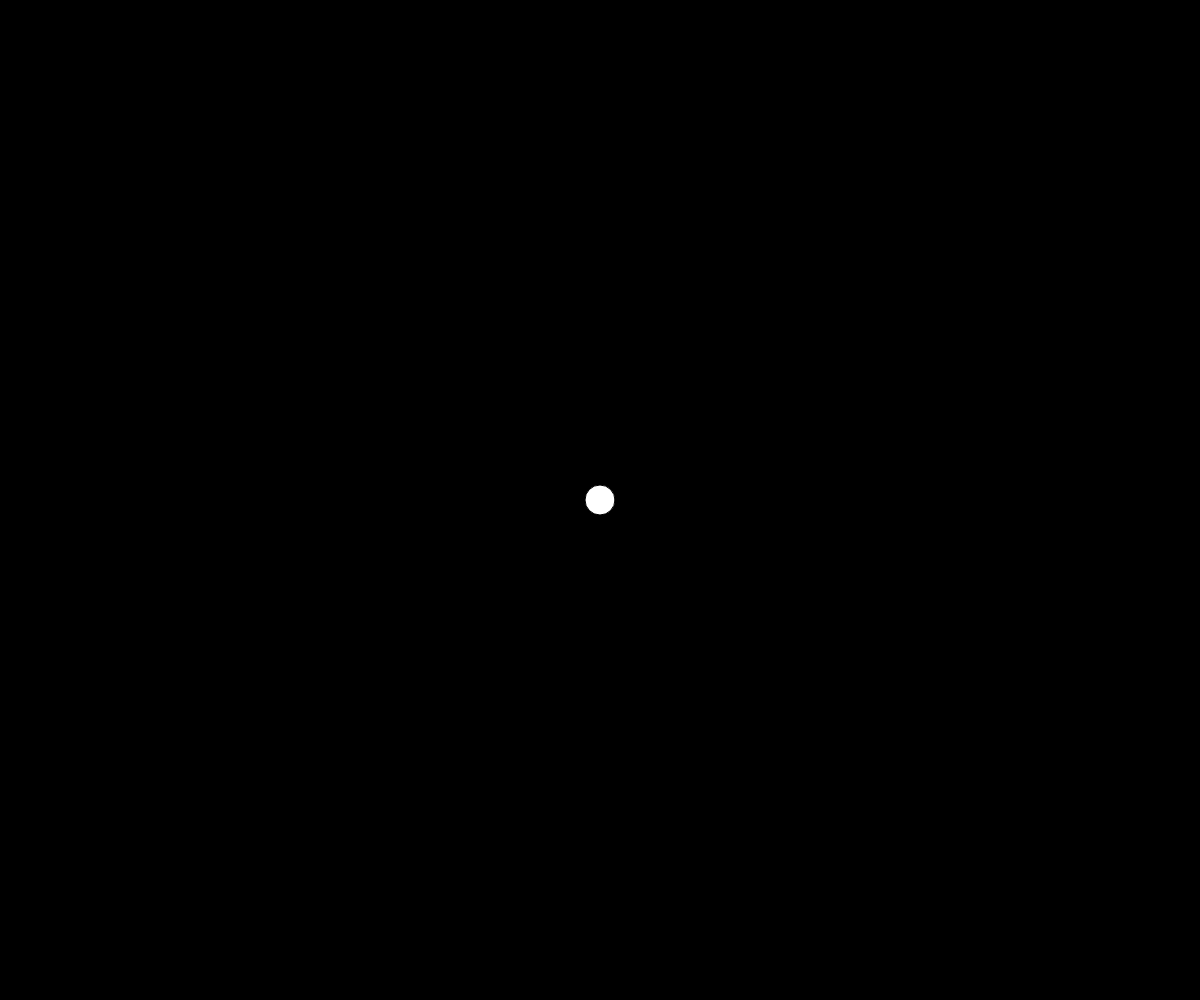
Frame 1 (no input)
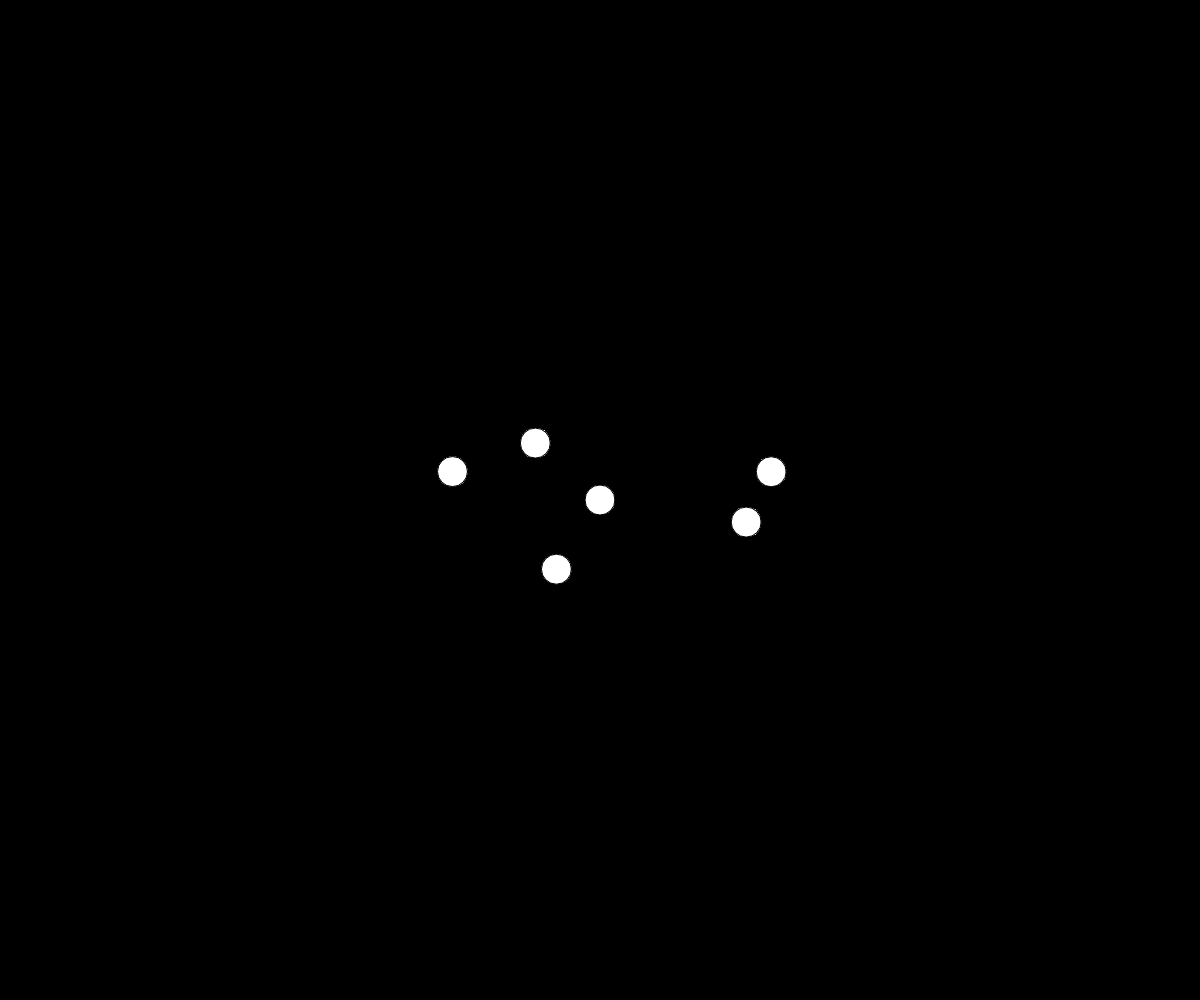
Frame 60 (no input)
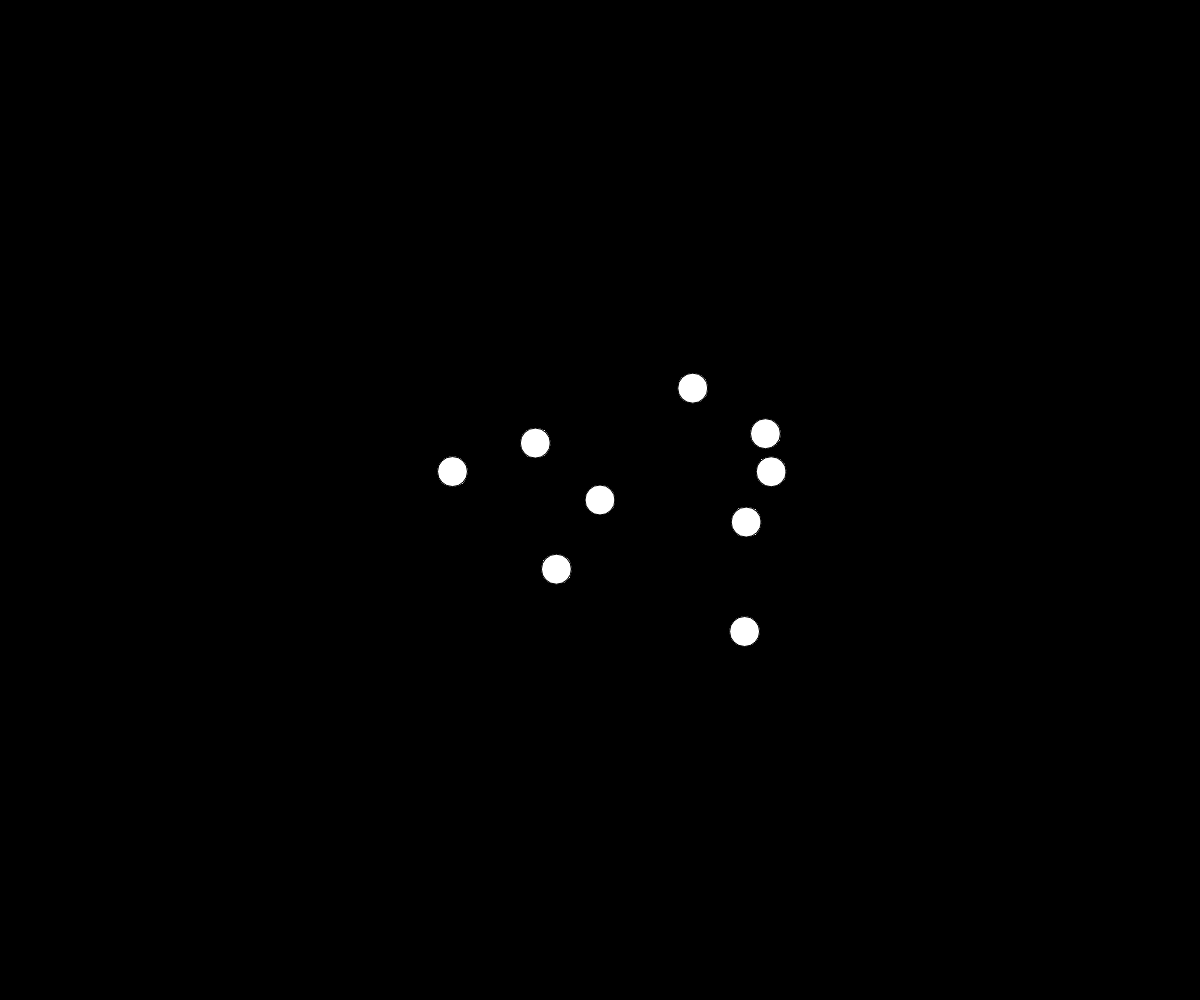
Frame 120 (the mouse pressed at the canvas centre since frame 60)

The p5.js sketch that drew these frames (run headless with seeded random() and noise() and a simulated clock; from frame 60 on, the mouse is pressed at the canvas centre):

// p5.js sketch
// ── sketch.js

let circles = [];

function setup() {
  createCanvas(windowWidth, windowHeight);
  background(0);
  fill(255);
  circles.push(new Circle(width/2, height/2))
}

function draw() {

  for (c of circles) {
    c.show();
  }

  let n = createVector(random(width), random(height));

  let overlapping = false;

  for (c of circles) {
    let d = c.pos.dist(n);
    if (d < c.rad * 2) {
      overlapping = true;
      break;
    }
  }
  let x = n.dist(createVector(width/2, height/2));
  if (!overlapping && x < 200) circles.push(new Circle(n.x, n.y));

}

class Circle {
  constructor(x, y) {
    this.pos = createVector(x, y);
    this.rad = 15;
  }

  show() {
    circle(this.pos.x, this.pos.y, this.rad * 2)
  }
}
